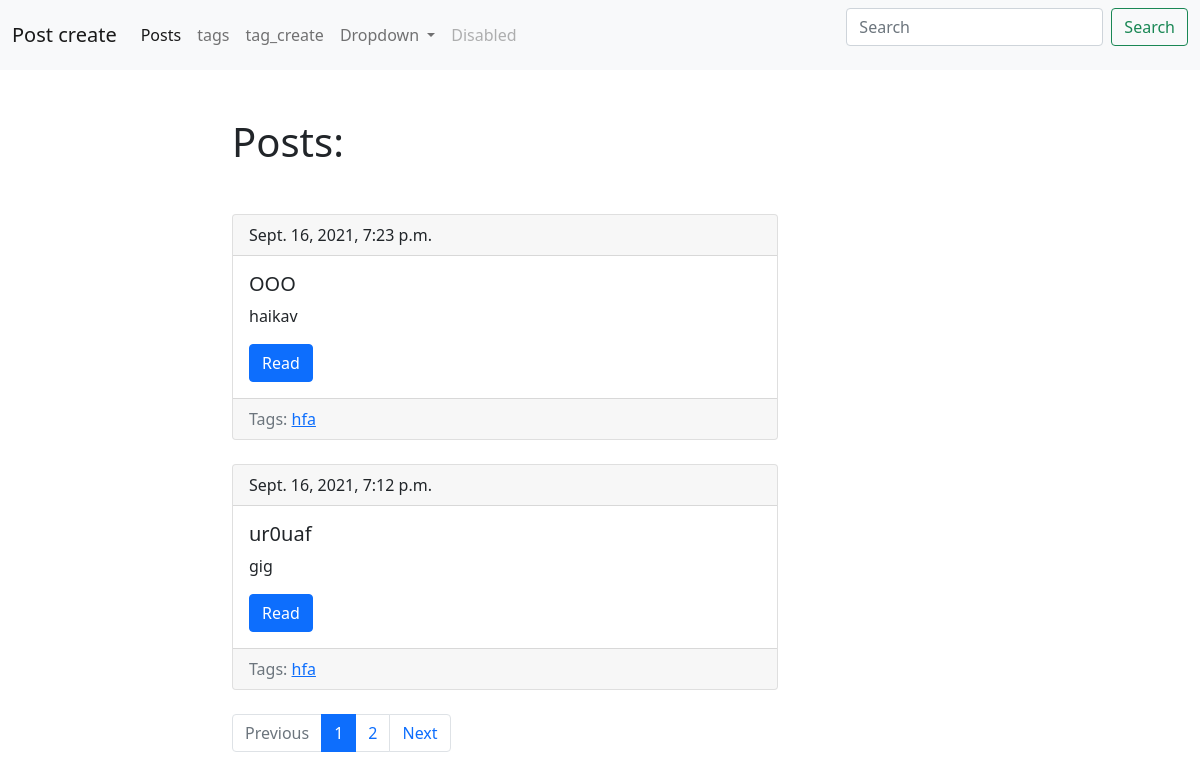
The page / on the database its author committed.
### mainapp/models.py (models this page shows, shortened)
class Post(models.Model):
    title = models.CharField(max_length=255, db_index=True)
    slug = models.SlugField(max_length=255, blank=True, unique=True)
    body = models.TextField(blank=True, db_index=True)
    tags = models.ManyToManyField('Tag', blank=True, related_name='posts')
    date_pub = models.DateTimeField(auto_now_add=True)
    def get_absolute_url(self):
        return reverse('post_detail_url', kwargs={'slug': self.slug})
    class Meta:
        ordering = ['-date_pub']

class Tag(models.Model):
    title = models.CharField(max_length=255)
    slug = models.SlugField(max_length=255, unique=True)
    def get_absolute_url(self):
        return reverse('tag_detail_url', kwargs={'slug': self.slug})
    class Meta:
        ordering = ['title']

### mainapp/views.py (the view)
# urls.py: path('', posts_list, name='posts_list_url'),
def posts_list(request):
    search_query = request.GET.get('search', '')
    if search_query:
        posts = Post.objects.filter(Q(title__icontains=search_query) | Q(body__icontains=search_query))
    else:
        posts = Post.objects.all()
    posts = Post.objects.all()
    paginator = Paginator(posts, 2)
    page_number = request.GET.get('page', 1)
    page = paginator.get_page(page_number)
    is_paginated = page.has_other_pages()
    if page.has_previous():
        prev_url = '?page={}'.format(page.previous_page_number())
    else:
        prev_url = ''
    if page.has_next():
        next_url = '?page={}'.format(page.next_page_number())
    else:
        next_url = ''
    context = {
        'page_object': page,
        'is_paginated': is_paginated,
        'next_url': next_url,
        'prev_url': prev_url,
    }
    return render(request, 'blog/index.html', context=context)

### mainapp/templates/blog/index.html (shortened to what this page needs)
{% extends 'blog/base_blog.html' %}
{% block content %}
<h1 class="mb-5">Posts:</h1>
{% for post in page_object.object_list %}
{% include 'includs/post_card_template.html' %}
{% endfor %}
{% endblock %}

### mainapp/templates/includs/post_card_template.html
<div class="card mb-4">
  <div class="card-header">
    {{ post.date_pub }}
  </div>
  <div class="card-body">
    <h5 class="card-title">{{ post.title }}</h5>
    <p class="card-text">{{ post.body|truncatewords:15 }}</p>
    <a href="{{ post.get_absolute_url }}" class="btn btn-primary">Read</a>
  </div>
  <div class="card-footer text-muted">
    Tags:
    {% for tag in post.tags.all %}
    <a href="{{ tag.get_absolute_url }}">{{ tag.title }}</a>
    {% endfor %}
  </div>
</div>

### rows shown on the page
Post: date_pub "Sept. 16, 2021, 7:23 p.m.", title "OOO", body "haikav"
Tag: title "hfa"
Post: date_pub "Sept. 16, 2021, 7:12 p.m.", title "ur0uaf", body "gig"

### other values the page prints
{{ n }} "1"
{{ n }} "2"
